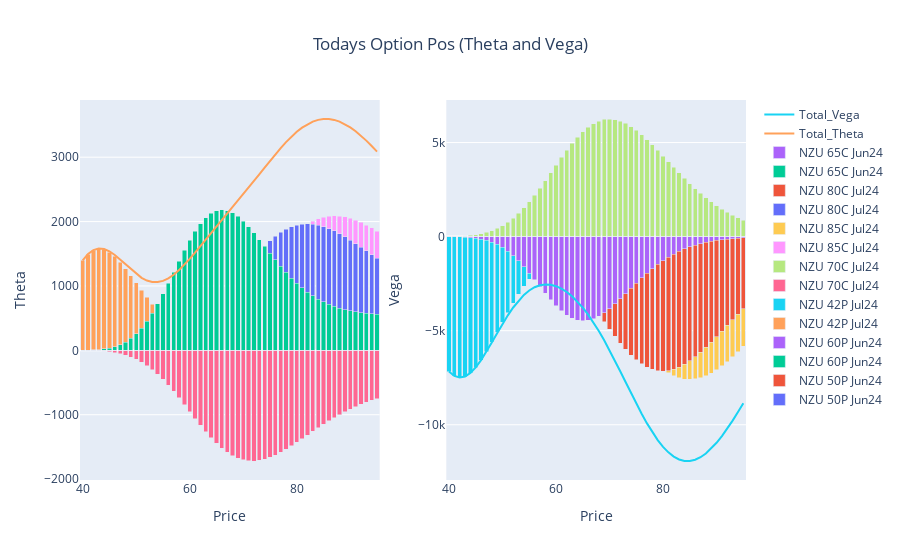

Notebook code for this chart:
### Code cell
fig_t = go.Figure()
for i in list(t)[1:-1]:
    fig_t.add_trace(go.Bar(x=t.Price, y=t[i], name=i, base=0))

fig_t.add_trace(go.Scatter(x=t.Price, y=t.Option_Theta, mode='lines', name='Total_Theta'))


#~~~~~~~~~~~~~~~~~~~~~~~~~~~~~~~~~~~~~~~~~~~~~~~~~~~~~~~~~~~~~~~~~~~~~~~~~~~~~~~~~
fig_v = go.Figure()
for i in list(v)[1:-1]:
    fig_v.add_trace(go.Bar(x=v.Price, y=v[i], name=i, base=0))

fig_v.add_trace(go.Scatter(x=v.Price, y=v.Option_Vega, mode='lines', name='Total_Vega'))

#~~~~~~~~~~~~~~~~~~~~~~~~~~~~~~~~~~~~~~~~~~~~~~~~~~~~~~~~~~~~~~~~~~~~~~~~~~~~~~~~
fig = make_subplots(rows=1, cols=2)
for i in range(0,len(fig_p.data)):
    fig.add_trace(fig_t.data[i], row=1, col=1)
    fig.add_trace(fig_v.data[i], row=1, col=2)
    
fig.update_layout(title={'text': 'Todays Option Pos (Theta and Vega)','x': 0.5,'xanchor': 'center'}, barmode='stack')

fig.update_xaxes(title_text="Price", row=1, col=1)
fig.update_yaxes(title_text="Theta", row=1, col=1)
fig.update_xaxes(title_text="Price", row=1, col=2)
fig.update_yaxes(title_text="Vega", row=1, col=2)    
fig.show()
